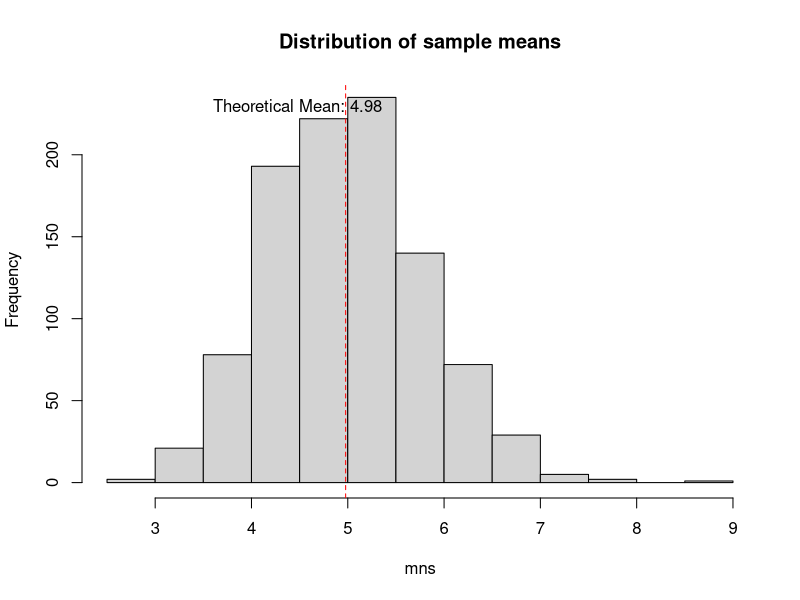

Generate this figure with R:
## ---- chunk 1
my_seed = 512 #for random number generators based simulations
set.seed(my_seed) 

# Setup the supplied quantities as variables
lambda <- 0.2
samplesize <- 40 #size of random exponential samples 
nosim = 1000 #number of simulations
mns = NULL #variable to store means of samples
## ---- chunk 2
for (i in 1 : nosim) mns = c(mns, mean(rexp(samplesize, lambda)))
hist(mns, main = "Distribution of sample means")
theo_mean <- mean(mns)
abline(v = theo_mean, col = "red", lty = 2)
text(theo_mean - .5, y = 230, labels = paste("Theoretical Mean:", round(theo_mean,2)))

